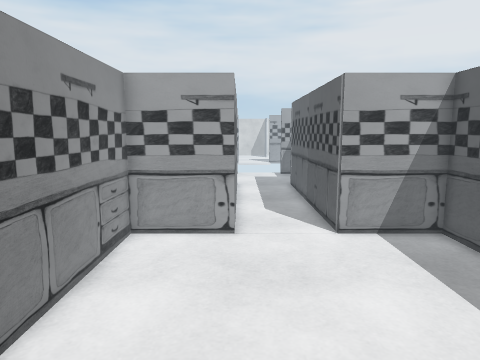
View 1 (above)

12 first-person views from a walk through a 3-D level made in the Unity game engine. The camera is 1.4 m above the floor, tilts 8° down and sees 70° across. The floor is counted in squares, 0.36 m on a side. Each view is taken from the middle of a square. On the plan, view 1 faces up. The plan holds only what a view shows up to about 20 squares ahead; the rest is blank. The place goes on beyond the plan. The player character is not drawn. Door leaves are left out, so doorways stand open.

View 2
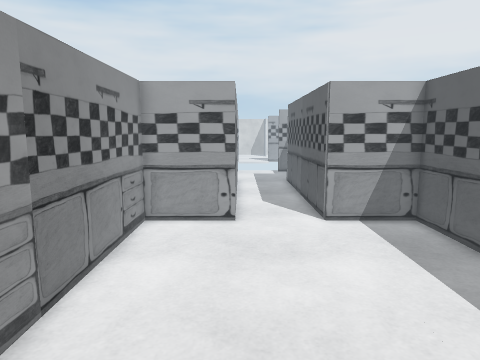

View 3
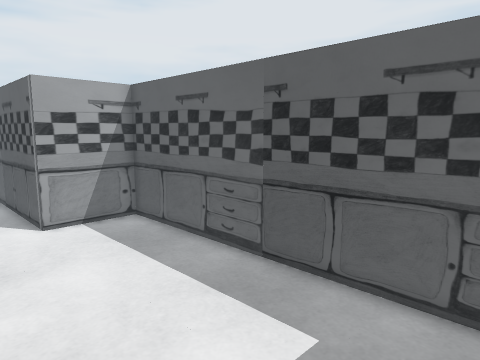

View 4
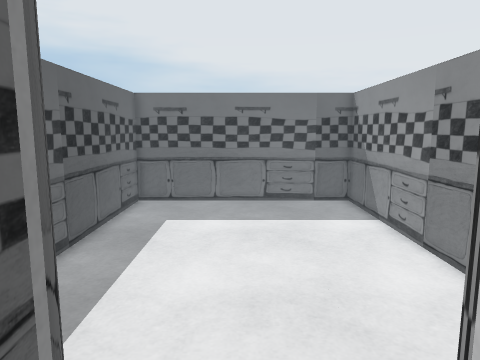

View 5
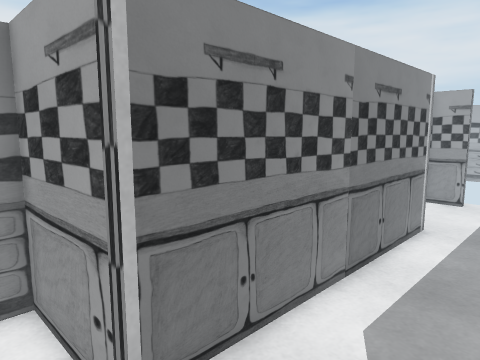

View 6
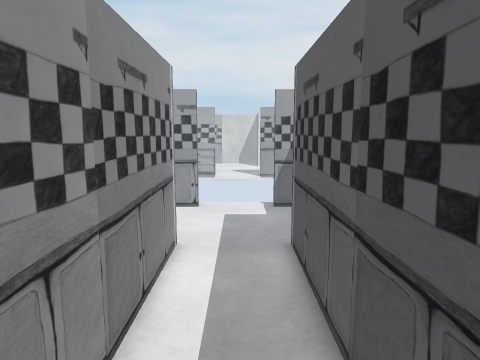

View 7
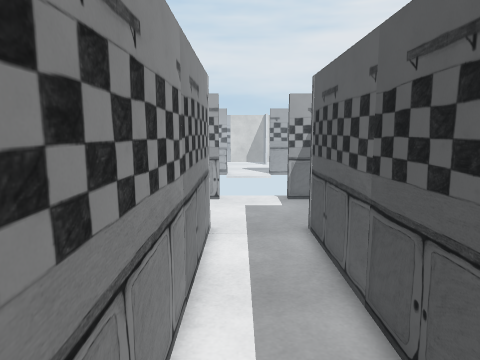

View 8
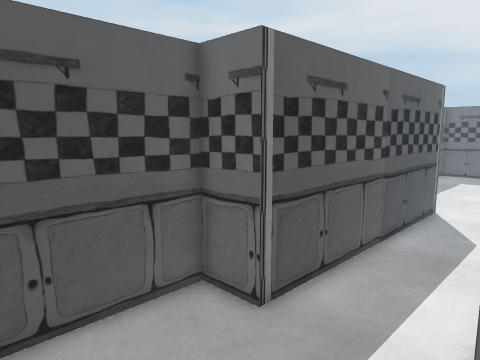

View 9
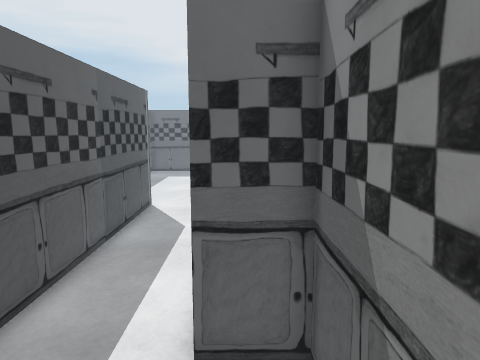

View 10
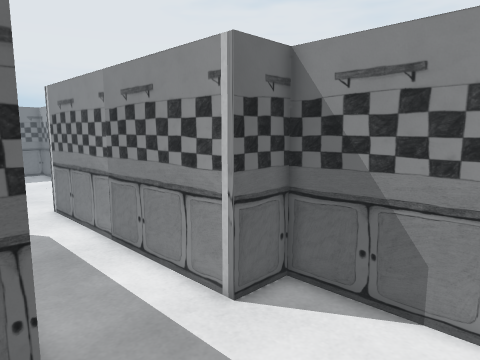

View 11
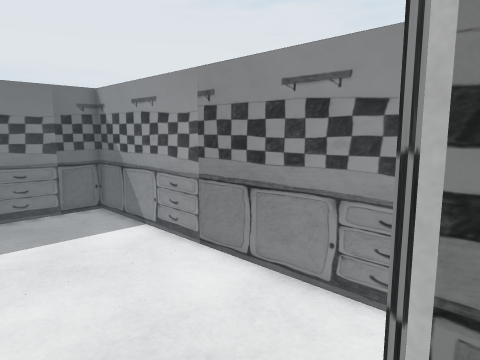

View 12
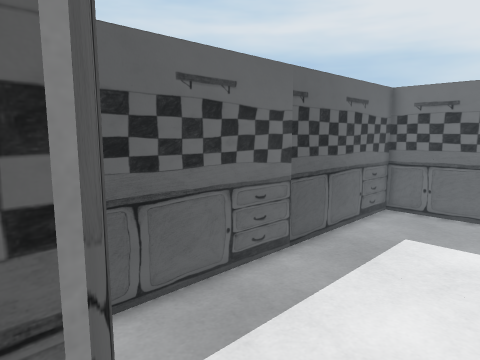

### Floor plan
Ten units are one square. View 1 is at (0, 0); x grows to the right and y downward. Boxes are objects, and circles mark ways between rooms. Rooms are numbered by the first view taken in them; rooms with no view inside come last. Other rooms are left out.
<svg viewBox="-47 -325 130 362">
<path fill="none" stroke="#000" d="M-2 -128 -42 -128 -42 32 78 32 78 -128 38 -128M-22 -300 -22 -256 -2 -256 -2 -128M-2 -316 -20 -316M51 -316 38 -316M38 -128 38 -256 58 -256 58 -301"/>
<circle cx="15" cy="-130" r="3" fill="#2a7"/>
<text x="20" y="-50">1</text>
<text x="20" y="-240">2</text>
</svg>
Room 1 opens to room 2.

Where each view was taken, in squares from view 1:
view 1: 0 up, 0 right, facing up
view 2: 2 down, 0 right, facing up
view 3: 2 down, 0 right, facing up-right
view 4: 16 up, 2 right, facing down
view 5: 11 up, 4 right, facing up-left
view 6: 14 up, 2 right, facing up
view 7: 12 up, 1 right, facing up
view 8: 31 up, 1 left, facing down-right
view 9: 31 up, 1 left, facing down
view 10: 31 up, 5 right, facing down-left
view 11: 14 up, 3 right, facing down-left
view 12: 14 up, 1 right, facing down-right
